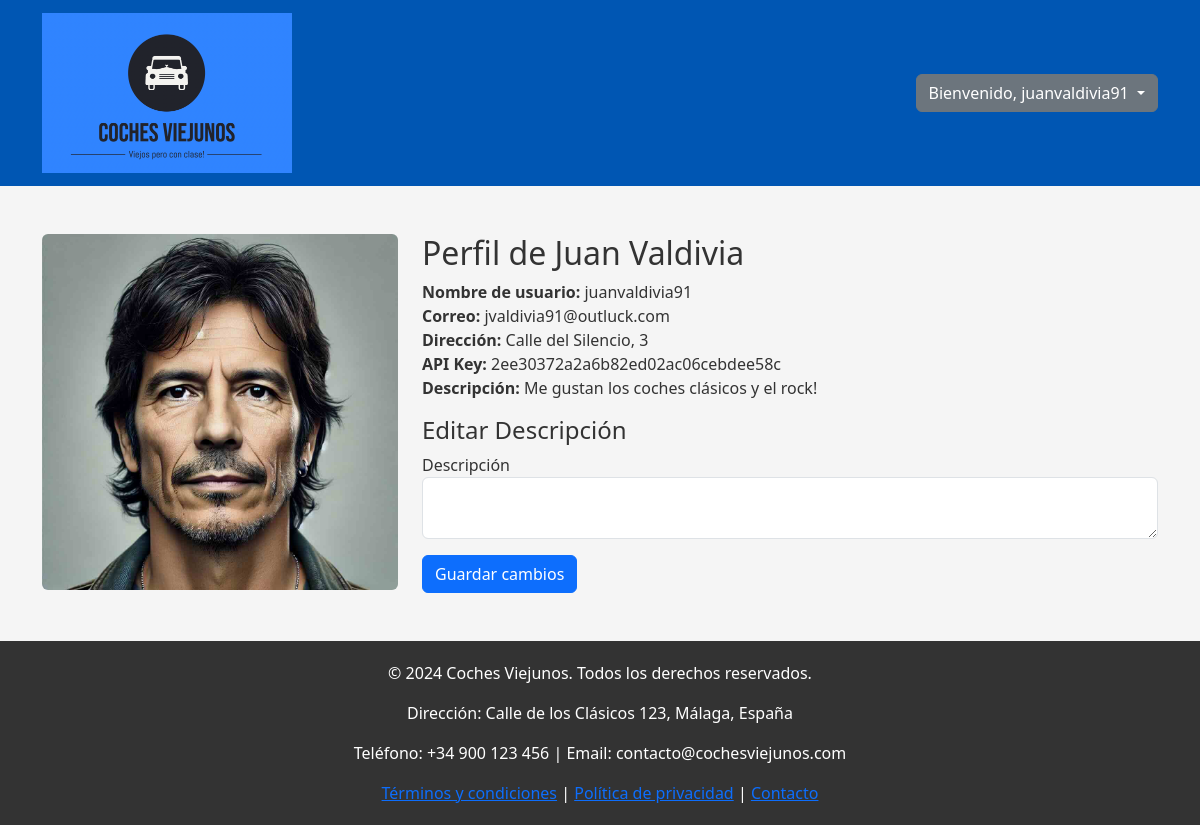
The page /php/profile.php?username=juanvaldivia91 (signed in) on the database its author committed.
### tables this page shows
CREATE TABLE IF NOT EXISTS users (
    id INT AUTO_INCREMENT PRIMARY KEY,
    name VARCHAR(50),
    username VARCHAR(50),
    email VARCHAR(100),
    pass VARCHAR(50),
    apikey VARCHAR(50),
    address VARCHAR(50),
    description VARCHAR(250),
    image VARCHAR(50)
);

### php/profile.php (the view, shortened to what this page needs)
<?php
$db = db_connect();
$username = $_GET['username'];
$query = $db->query('SELECT * FROM users WHERE username = "' . $username . '"');
include('header.php');
$user = $query->fetch_assoc();
?>
<div class="container my-5">
  <div class="row">
    <div class="col-md-4 text-center">
      <img src="imgs/users/<?php echo $user['image']; ?>" alt="Foto de perfil" class="img-fluid rounded">
    </div>
    <div class="col-md-8">
      <h2>Perfil de <?php echo $user['name']; ?></h2>
      <ul class="list-unstyled">
        <li><strong>Nombre de usuario:</strong> <?php echo $user['username']; ?></li>
        <li><strong>Correo:</strong> <?php echo $user['email']; ?></li>
        <li><strong>Dirección:</strong> <?php echo $user['address']; ?></li>
        <li><strong>API Key:</strong> <?php echo $user['apikey']; ?></li>
        <li><strong>Descripción:</strong> <?php echo $user['description']; ?></li>
      </ul>
      <h4>Editar Descripción</h4>
      <form action="profile.php?username=<?php echo $username; ?>" method="post">
        <div class="form-group mb-3">
          <label for="description">Descripción</label>
          <textarea class="form-control" id="description" name="description" required></textarea>
        </div>
        <button type="submit" class="btn btn-primary">Guardar cambios</button>
      </form>
    </div>
  </div>
</div>
<?php
include('footer.php');
?>

### php/css/styles.css (style rules this page uses)
body { background-color: #f5f5f5; color: #333; }
.form-control { flex-grow: 1; }

### rows shown on the page
users: image (picture), name "Juan Valdivia", username "juanvaldivia91", email "jvaldivia91@outluck.com", address "Calle del Silencio, 3", apikey "2ee30372a2a6b82ed02ac06cebdee58c", description "Me gustan los coches clásicos y el rock!"

### other values the page prints
$usernameLink "juanvaldivia91"
